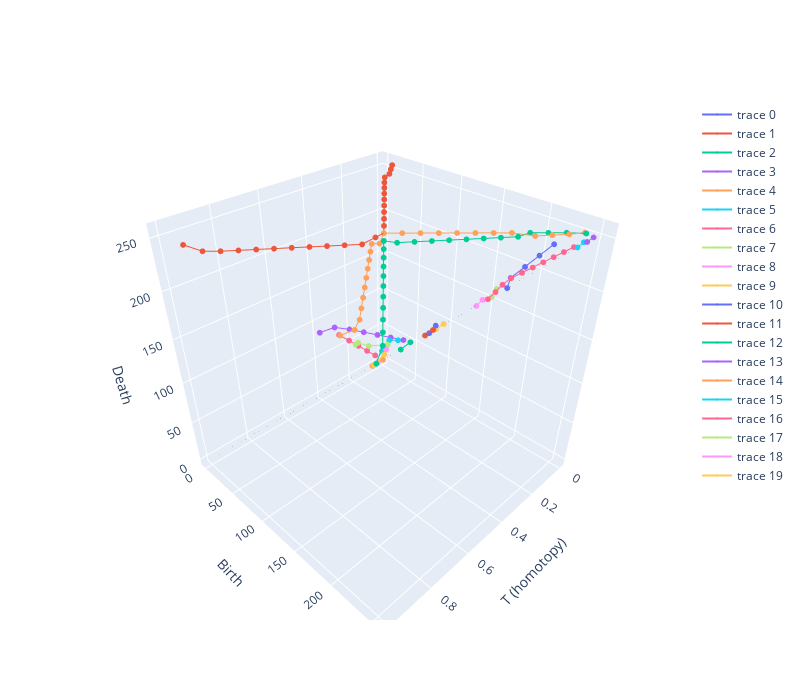
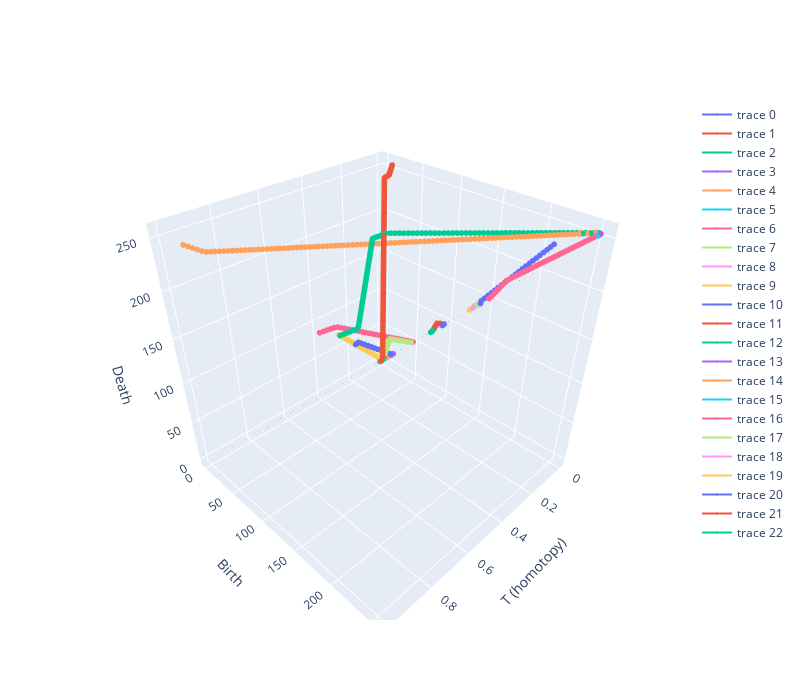
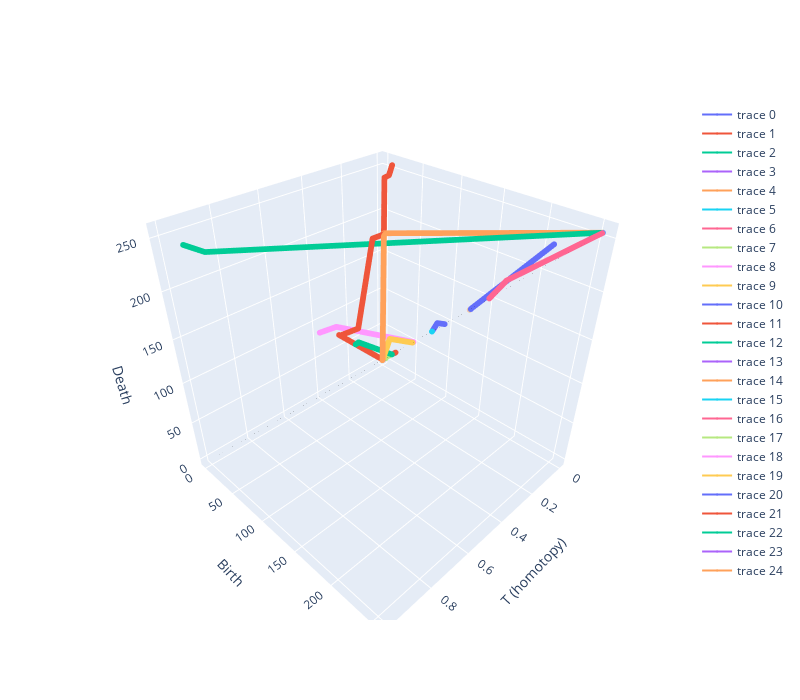

The cell these charts' notebook holds for them, in order:
### Markdown cell above
Our vineyard however, look the same. There is little to no change in the vines as we increase t. 

we can confirm this visually:

### Code cell
f = X[np.where(y == '6')]
g = X[np.where(y == '9')]

# vineyard for time step 25
Plot_Vinyard(Get_Vinyard(f[0],g[0],D = 1, t = 25)[0], 255, hs = None)
# vineyard for time step 100
Plot_Vinyard(Get_Vinyard(f[0],g[0],D = 1, t = 100)[0], 255, hs = None)
# vineyard for time step 1000
Plot_Vinyard(Get_Vinyard(f[0],g[0],D = 1, t = 1000)[0], 255, hs = None)
